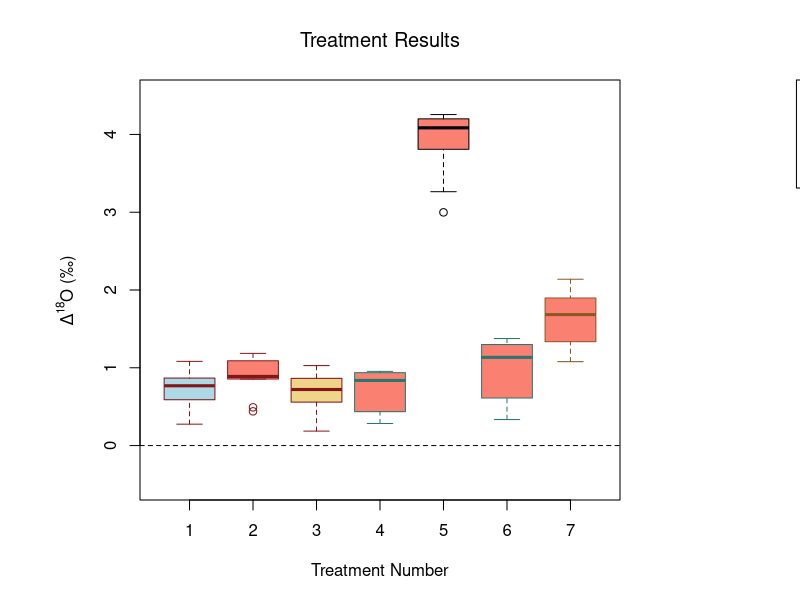

Recreate this plot in R. (Note: this script raises an error after producing the figure.)
library(ggplot2)

teethdata <- read.csv("data/Data for R.csv")

#Required Components
t1diff <- (teethdata$UT.T1) * -1
t2diff <- (teethdata$UT.T2) * -1
t3diff <- (teethdata$UT.T3) * -1
t4diff <- (teethdata$UT.T4) * -1
t5diff <- (teethdata$UT.T5) * -1
t6diff <- (teethdata$UT.T6) * -1
t7diff <- (teethdata$UT.T7) * -1

#Average D18O of t1-4, t6
(mean(t1diff) + mean(t2diff) + mean(t3diff) + mean(t4diff) + mean(t6diff))/5 #Average is ~0.79

SD1 <- c(mean(t1diff), mean(t2diff), mean(t3diff), mean(t4diff), mean(t6diff))
sd(SD1) # Standard deviation is ~0.13

# New Plot With Everything

data_list2 <- list(t1diff, t2diff, t3diff, t4diff, t5diff, t6diff, t7diff)
par(mar = c(5, 7, 4, 9))
boxplot(data_list2, 
        main = expression("Treatment Results"), 
        ylab = expression("Δ"^18 * "O (‰)"), 
        xlab = "Treatment Number",
        ylim = c(-0.5, 4.5),
        col = c("lightblue", "salmon", "#EFD58A", "salmon", "salmon", "salmon", "salmon"),
        border = c("#841618", "#841618", "#841618", "#297770", "black","#297770", "#8E5722"),
        xaxt = "n")
# Dotted Line
abline(h = 0, col = "black", lty = 2)
#X-axis numbers
axis(1, at = 1:7, labels = c("1", "2", "3", "4", "5", "6", "7"))
# First Legend
legend("topright", 
       legend = c("Light Acid", "Medium Acid", "Heavy Acid", "Extra Heavy Acid"),
       fill = c("lightblue", "salmon", "#F6E5C3", "#EFD58A"),          
       bty = "y",                   
       title = "Fill",          
       inset = c(-0.70, 0),
       xpd = NA,
       cex = 0.9) 
# Second Legend
legend("bottomright",
       legend = c("Light Rinse", "Medium Rinse", "Heavy Rinse", "Extra Heavy Rinse"),
       fill = c("#297770", "#841618", "#8E5722", "black"),
       bty = "y",
       title = "Outline",
       inset = c(-0.74, -0.15),
       xpd = NA,
       cex = 0.9)

# Rinse d18O vs D18O
mmat <- rbind(t1diff, t2diff, t3diff) #first getting the averages for each tooth for each treatment with each rinse
lmat <- rbind(t4diff, t6diff)
mr_avg <- colMeans(mmat)
lr_avg <- colMeans(lmat)

data_list3 <- list(lr_avg, mr_avg, t7diff, t5diff)
boxplot(data_list3, at = x_positions, names = x_positions,
        boxwex = 20,
        xaxt = "n",
        xlim = c(-50, 260),
        xlab = "Rinse d18O",
        ylab = "Isotope shift (permil)",
        main = "Correlation Between Rinse and Shift Magnitude")
axis(side = 1, at = seq(-45, 260, by = 25))
abline(v = 0, lty = 2, col = "black")

# Figure to show lack of correlation between D18O and untreated enamel value
# Big Delta vs Little Delta
# Increase margins for legend
par(mar = c(6, 4, 4, 8))
# Make plot
par(mar = c(5, 5, 5, 7))
plot(teethdata$UT.Data, -1* (teethdata$UT.T5), col = "salmon", 
     pch = 19, 
     xlab = expression("δ"^18 * "O of Control Teeth (‰)"), 
     ylab = expression("Δ"^18 * "O (‰)"), 
     main = expression("Differences in δ"^18 * "O between Control, Treatments"), 
     ylim = c(0.2, 5))
points(teethdata$UT.Data, -1* (teethdata$UT.T2), col = "#7eb0d5", pch = 19)
points(teethdata$UT.Data, -1* (teethdata$UT.T3), col = "#297770", pch = 19)
points(teethdata$UT.Data, -1* (teethdata$UT.T4), col = "#841618", pch = 19)
points(teethdata$UT.Data, -1* (teethdata$UT.T1), col = "#ffb400", pch = 19)
points(teethdata$UT.Data, -1* (teethdata$UT.T6), col = "#776bcd", pch = 19)
points(teethdata$UT.Data, -1* (teethdata$UT.T7), col = "#b2e061", pch = 19)
# Legend
legend("topright",
       legend = c("Treatment 1", "Treatment 2", "Treatment 3", "Treatment 4", "Treatment 5", "Treatment 6", "Treatment 7"),
       fill = c("#ffb400", "#7eb0d5", "#297770", "#841618", "salmon", "#776bcd", "#b2e061"),
       bty = "y",
       title = "Legend",
       inset = c(-0.425, 0),
       xpd = NA,
       cex = 0.9)


#anova testing
library(tidyr)
anova <- read.csv("data/ANOVA.csv")

anovatooth <- aov(T1.Data + T2.Data + T3.Data + T4.Data + T5.Data + T6.Data + T7.Data ~ Tooth.Number, data = teethdata)
summary(anovatooth)

# ANOVA of all treatments
longformat1 <- pivot_longer(anova,  #must reorient the data so the ANOVA runs properly
                           cols = starts_with("Tooth"),  
                           names_to = "Tooth.ID",
                           values_to = "Value")

anova_treatment <- aov(Value ~ Treatment, data = longformat1)
summary(anova_treatment) # P-value 0.333

#Anova of treatments 1-4, 6
subset_data <- subset(anova, Treatment %in% c(1, 2, 3, 4, 6))

longformat2 <- pivot_longer(subset_data,
    cols = starts_with("Tooth"),
    names_to = "Tooth.ID",
    values_to = "Value")
 
anova_sub_t <- aov(Value ~ Treatment, data = longformat2)
summary(anova_sub_t) # P-value = 0.747, indicating that the difference between these groups is not statistically significant

# Anova of all trials except 7
all_but_7 <- subset(anova, Treatment %in% c(1, 2, 3, 4, 5, 6))

longformat3 <- pivot_longer(all_but_7,
                            cols = starts_with("Tooth"),
                            names_to = "Tooth.ID",
                            values_to = "Value")

anova_ab7 <- aov(Value ~ Treatment, data = longformat3)
summary(anova_ab7) #P-value 0.0278

# Anova of all trials except 5
all_but_5 <- subset(anova, Treatment %in% c(1, 7))

longformat4 <- pivot_longer(all_but_5,
                            cols = starts_with("Tooth"),
                            names_to = "Tooth.ID",
                            values_to = "Value")

anova_ab5 <- aov(Value ~ Treatment, data = longformat4)
summary(anova_ab5)

#T-Test for 4 vs 4r (see if the difference is significant)

t.test(t4diff, t6diff)
#The p-value is greater than 0.05, and thus we can conclude that the difference between these two groups is not statistically significant.
